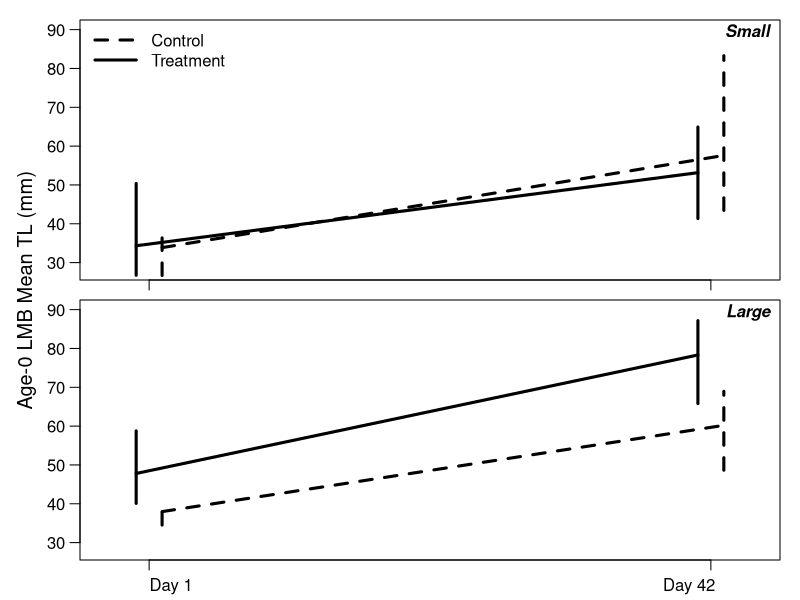

Here is the R script that generated this plot:

dat = read.csv("lmb_seine.csv", stringsAsFactors = F)

datsub = dat[dat$period %in% c("before", "followup") & dat$event %in% c(1,3),]
unique(datsub$event)
unique(datsub$period)
datsub = datsub[!is.na(datsub$tl),]
any(is.na(datsub$tl))

df = aggregate(datsub['tl'], list(lake = datsub$lake, period = datsub$period, 
                                  type = datsub$type, event = datsub$event, 
                                  year = datsub$year, size = datsub$size_class), mean)

df$period = as.factor(df$period); df$period = relevel(df$period, ref = "before")
sml_mean = with(subset(df, size == "small"), tapply(tl, list(period, type), mean))
sml_lwr = with(subset(df, size == "small"), tapply(tl, list(period, type), function(x) quantile(x, 0.025)))
sml_upr = with(subset(df, size == "small"), tapply(tl, list(period, type), function(x) quantile(x, 0.975)))
big_mean = with(subset(df, size == "big"), tapply(tl, list(period, type), mean))
big_lwr = with(subset(df, size == "big"), tapply(tl, list(period, type), function(x) quantile(x, 0.025)))
big_upr = with(subset(df, size == "big"), tapply(tl, list(period, type), function(x) quantile(x, 0.975)))

ppi = 600
x = c(0.85,2.15)
xc = x + 0.03
xt = x - 0.03
png("lmb_mla0.png", h = 7 * ppi, w = 4 * ppi, res = ppi)
par(mfrow = c(2,1), mar = c(0.5,1,0.5,1), oma = c(1.5,3,0.5,0), cex.axis = 1, cex.lab = 1.2, mgp = c(1,0.75,0))
plot(x = 1, y = 1, type = "n", xlab = "", ylab = "", xlim = c(0.75,2.25), ylim = c(28,90),las = 1, xaxt = "n")   
usr = par("usr"); xdiff = usr[2] - usr[1]; ydiff = usr[4] - usr[3]
points(sml_mean[,"control"] ~ xc, type = "l", pch = 16, lwd = 3, cex = 1.2, lty = 2)
points(sml_mean[,"treat"] ~ xt, type = "l", pch = 16, lwd = 3, cex = 1.2)
arrows(xc, sml_lwr[,"control"], xc, sml_upr[,"control"], length = 0, lwd = 3, lty = 2)
arrows(xt, sml_lwr[,"treat"], xt, sml_upr[,"treat"], length = 0, lwd = 3)
axis(side = 1, at = x, labels = rep("", 2))
legend("topleft", legend = c("Control", "Treatment"), seg.len = c(2.75,2.75),
       bty = "n", lty = c(2,1), lwd = c(3,3))
text(x = usr[2] - xdiff * 0, y = usr[4] - ydiff * 0.05, pos = 2, "Small", font = 4)

plot(x = 1, y = 1, type = "n", xlab = "", ylab = "", xlim = c(0.75,2.25), ylim = c(28,90),las = 1, xaxt = "n")    
usr = par("usr"); xdiff = usr[2] - usr[1]; ydiff = usr[4] - usr[3]
points(big_mean[,"control"] ~ xc, type = "l", pch = 16, lwd = 3, cex = 1.2, lty = 2)
points(big_mean[,"treat"] ~ xt, type = "l", pch = 16, lwd = 3, cex = 1.2)
arrows(xc, big_lwr[,"control"], xc, big_upr[,"control"], length = 0, lwd = 3, lty = 2)
arrows(xt, big_lwr[,"treat"], xt, big_upr[,"treat"], length = 0, lwd = 3)
axis(side = 1, at = x, labels = rep("", 2))
text(x = usr[2] - xdiff * 0, y = usr[4] - ydiff * 0.05, pos = 2, "Large", font = 4)
mtext(side = 2, outer = T, "Age-0 LMB Mean TL (mm)", line = 1.2, cex = 1.2)                                               
mtext(side = 1, at = c(0.15,0.85), line = 0.25, outer = T, text = c("Day 1", "Day 42"), xpd = T, cex = 1)
dev.off()
